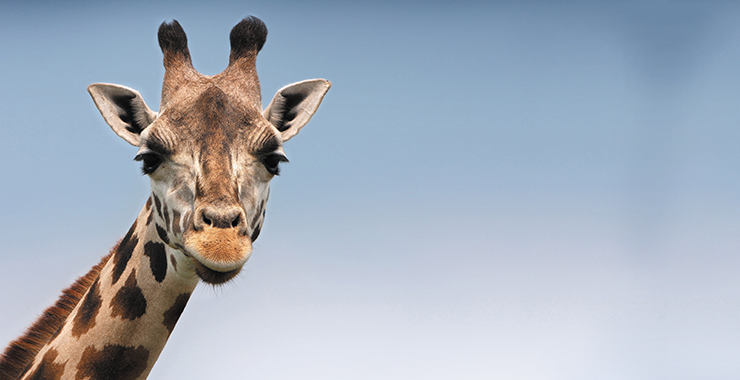
#> input picture 3_kmeans/parrot.jpeg, 740 x 380 px, found by its file name
$ python kmeans.py
#> lines starting #> are read from the running program, lines starting #| are printed output that depends on the picture
import numpy as np
import matplotlib.pyplot as plt
from PIL import Image


class KMeans_Custom:
    def __init__(self, n_clusters=8, max_iter=300, random_state=42):
        '''
        Custom KMeans algorithm written specially for this problem
        :param n_clusters: Number of Clusters, initially is 8
        :param max_iter: Number of Maximum Iterations, initially is 300
        :param random_state: Random State
        '''
        self.n_clusters = n_clusters
        self.max_iter = max_iter
        self.random_state = random_state
        self.centers = None

    def fit(self, X):
        np.random.seed(self.random_state)
        self.centers = X[np.random.choice(X.shape[0], self.n_clusters, replace=False)]

        for _ in range(self.max_iter):
            # Assign each point to the nearest center
            labels = np.argmin(np.linalg.norm(X[:, np.newaxis] - self.centers, axis=2), axis=1)
            new_centers = np.array([X[labels == i].mean(axis=0) for i in range(self.n_clusters)])
            if np.allclose(new_centers, self.centers): # Check for convergence
                break

            self.centers = new_centers

    def predict(self, X):
        return np.argmin(np.linalg.norm(X[:, np.newaxis] - self.centers, axis=2), axis=1)


def reduce_colors(image_path, k):
    # load the image and convert it to a numpy array
    image = Image.open(image_path)
    img_array = np.array(image)

    # flatten the array to be a list of pixels
    pixels = img_array.reshape(-1, img_array.shape[-1])

    # fit the k-means algorithm to the pixels
    kmeans_custom = KMeans_Custom(n_clusters=k, random_state=0)
    kmeans_custom.fit(pixels)

    # get the labels and centers of the clusters
    labels_custom = kmeans_custom.predict(pixels)
    centers_custom = kmeans_custom.centers

    # replace each pixel with its nearest center
    new_pixels_custom = centers_custom[labels_custom].reshape(img_array.shape)

    # convert the array back to an image and return it
    return Image.fromarray(np.uint8(new_pixels_custom))


# generate some random data
m = 50
X = np.vstack([np.random.randn(m, 2) + [4, 4],
               np.random.randn(m, 2) + [0, -4],
               np.random.randn(m, 2) + [-4, 4]])

# plot the data
plt.rcParams['figure.figsize'] = [20 / 2.54, 15 / 2.54]
plt.scatter(X[:, 0], X[:, 1], s=10)
plt.show()
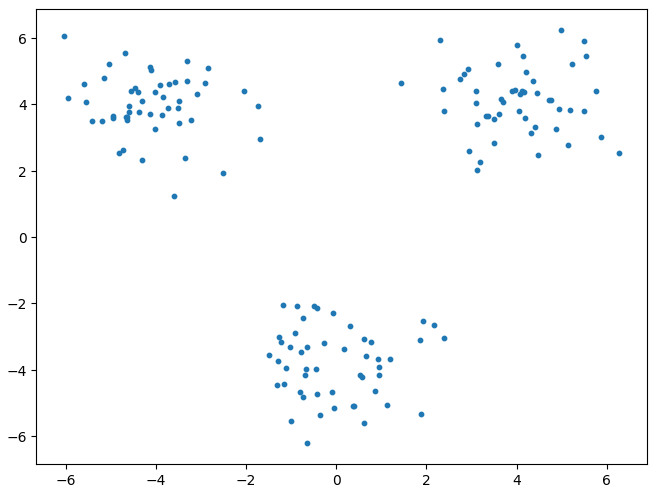
#> figure drawn by matplotlib, 1 panel

# Fit the k-means algorithm
kmeans = KMeans_Custom(n_clusters=3, max_iter=300)
kmeans.fit(X)

# Get the labels and centers of the clusters
labels = kmeans.predict(X)
centers = kmeans.centers

print("Labels:", labels)
print("Centers:", centers)

# plot the clusters
plt.scatter(X[:, 0], X[:, 1], c=labels, s=25, cmap='viridis')

# plot the centers of each cluster
plt.scatter(centers[:, 0], centers[:, 1], c='black', s=100, alpha=0.5)
plt.show()
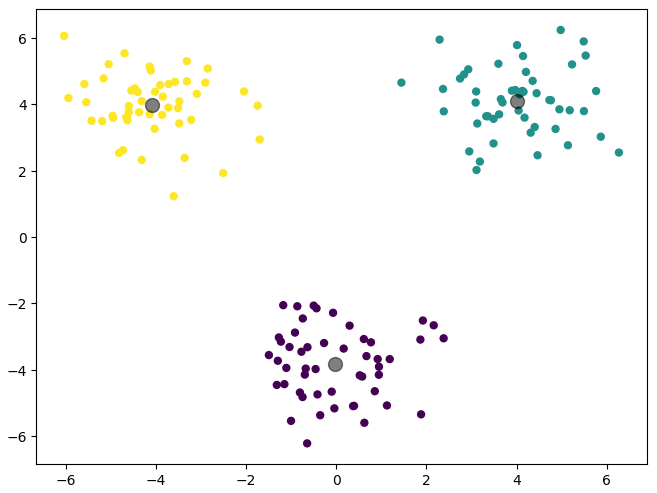
#> figure drawn by matplotlib, 1 panel

# Elbow method
inertias = []

for i in range(1, 11):
    kmeans_custom = KMeans_Custom(n_clusters=i, max_iter=300)
    kmeans_custom.fit(X)
    inertias.append(np.sum(np.min(np.linalg.norm(X[:, np.newaxis] - kmeans_custom.centers, axis=2), axis=1)))

plt.plot(range(1, 11), inertias, marker='o')
plt.title('Elbow method')
plt.xlabel('Number of clusters')
plt.ylabel('Inertia')
plt.show()
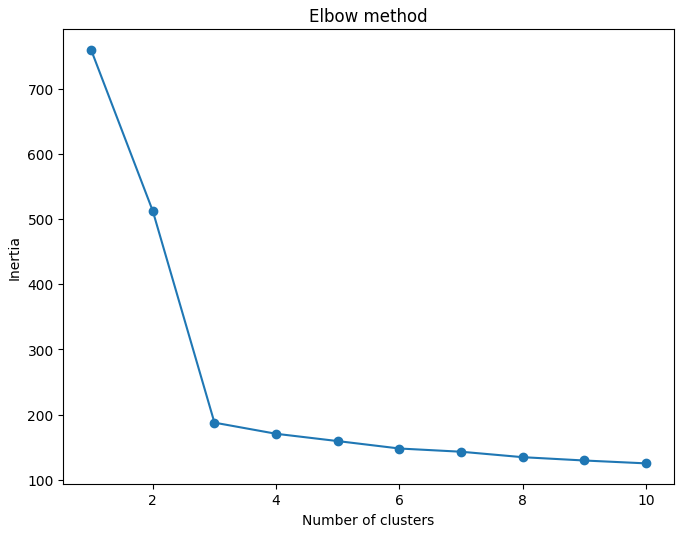
#> figure drawn by matplotlib, 1 panel; curve peaks at x = 1, y = 759.5

# Reduce colors in an image
image_path = "3_kmeans/parrot.jpeg"
k = 10
new_image = reduce_colors(image_path, k)
#> in reduce_colors, image is the input picture: PIL image 740x380 RGB; mean R, G, B 163.9, 173.8, 187.4
#> in reduce_colors, `centers_custom = kmeans_custom.centers`: centers_custom = [[116.1, 143.8, 172.8], [157.7, 181.5, 205.1], [110, 81.71, 62.19], [180.4, 193.5, 211.5], [41.86, 35.37, 32.33], [203.4, 208.4, 221], [208.3, 171.8, 143.2], [160.5, 125.7, 101], [139.4, 166.1, 192.4], [220.9, 225.1, 235.5]]
#> in reduce_colors, `new_pixels_custom = centers_custom[labels_custom].reshape(img_array.sh..`:
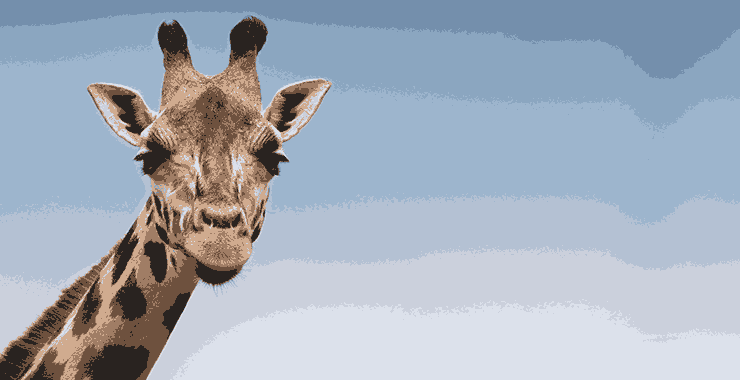
#> new_pixels_custom: shape (380, 740, 3) float64; mean R, G, B 163.9, 173.8, 187.4
new_image.show()

image_path = "3_kmeans/Rainbow.png"
k = 7
new_image = reduce_colors(image_path, k)
#> (the run stopped early here; a loop or call above may not have finished)
